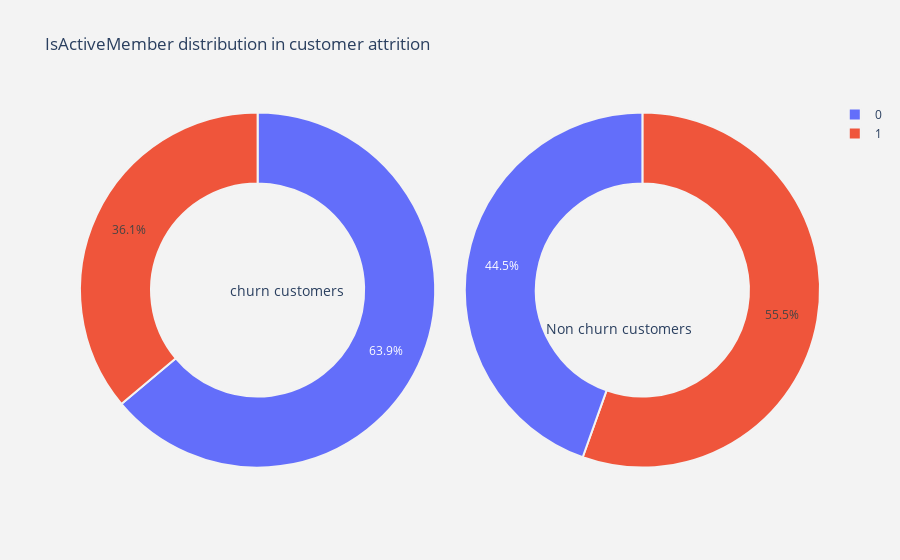

This figure's notebook cell:
### Code cell
plot_pie(cat_cols[4])

### Figure 1 — Plotly figure (JSON) as saved in the notebook; plotly's stock layout.template omitted (floating-point values rounded to 4 significant figures)
{"data": [{"domain": {"x": [0, 0.48]}, "hole": 0.6, "hoverinfo": "label+percent+name", "labels": [0, 1], "marker": {"line": {"color": "rgb(243,243,243)", "width": 2}}, "name": "Churn Customers", "values": [1302, 735], "type": "pie"}, {"domain": {"x": [0.52, 1]}, "hole": 0.6, "hoverinfo": "label+percent+name", "labels": [1, 0], "marker": {"line": {"color": "rgb(243,243,243)", "width": 2}}, "name": "Non churn customers", "values": [4416, 3547], "type": "pie"}], "layout": {"annotations": [{"font": {"size": 14}, "showarrow": false, "text": "churn customers", "x": 0.2, "y": 0.5}, {"font": {"size": 14}, "showarrow": false, "text": "Non churn customers", "x": 0.83, "y": 0.4}], "paper_bgcolor": "rgb(243,243,243)", "plot_bgcolor": "rgb(243,243,243)", "title": {"text": "IsActiveMember distribution in customer attrition "}, "autosize": true}}
